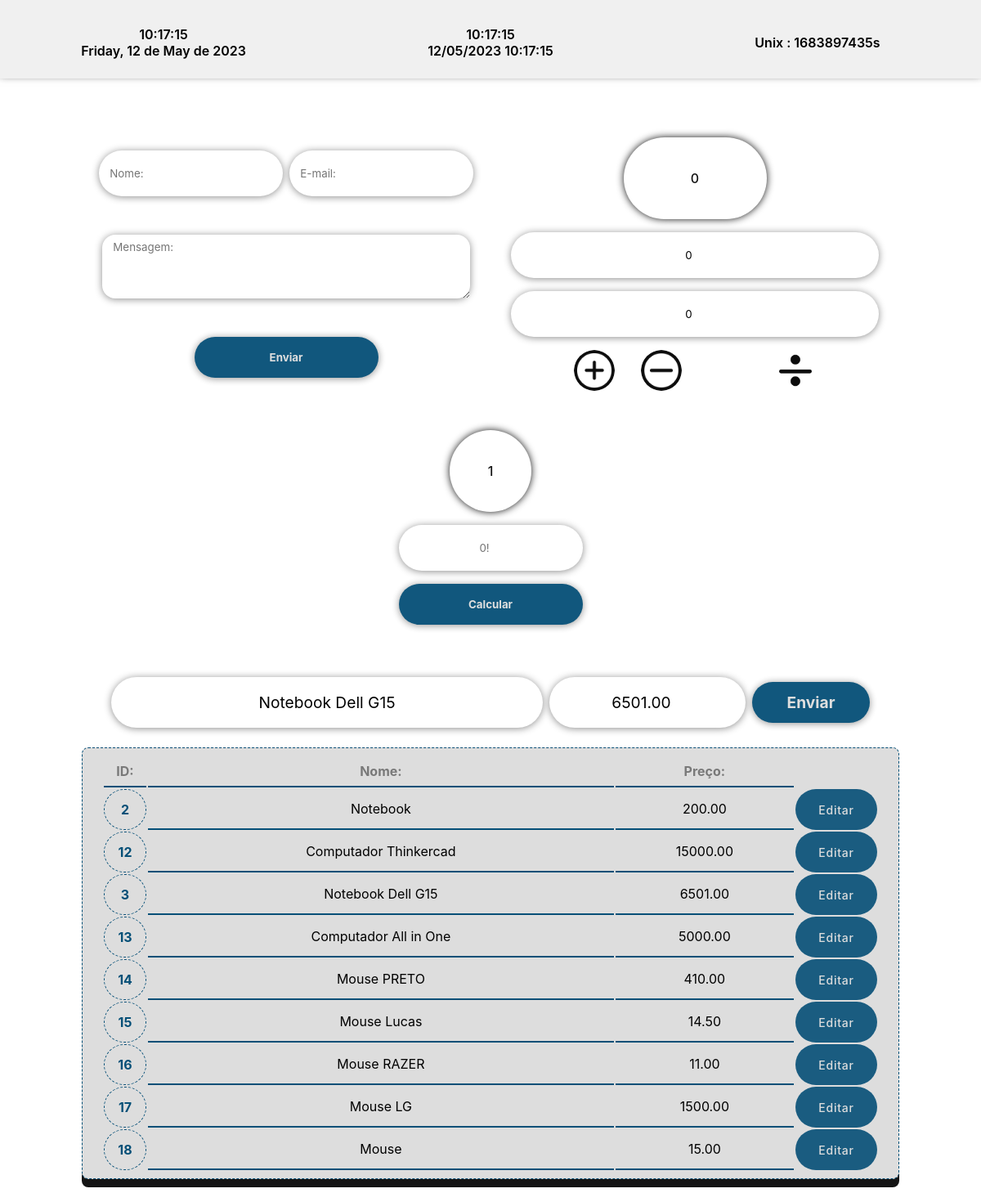
The page /index.php?id=3 on the database its author committed.
### tables this page shows
CREATE TABLE IF NOT EXISTS `produtos` (
  `id` int NOT NULL AUTO_INCREMENT,
  `nome` varchar(140) NOT NULL,
  `preco` decimal(16,2) NOT NULL,
  PRIMARY KEY (`id`)
);

### index.php (the view, shortened to what this page needs)
<?php
$resultadoF = 1;
$aux = 0;
?>
<?php
$host = "localhost";
$login = "root";
$senha = "";
$nomebd = "bd-7-em-1";
$mysqli = new mysqli($host, $login, $senha, $nomebd);
$retorno = $mysqli->query("SELECT * FROM produtos");
?>
<?php
$nomeProduto = '';
$precoProduto = '';
if ($retorno->num_rows > 0) {
    echo "<table  class='tabela'>";
    echo "
            <tr>
                <th id='thId'>ID:</th>
                <th>Nome:</th>
                <th>Preço:</th>
            </tr>
            ";
    while ($row = $retorno->fetch_assoc()) {
        echo "<tr>
                        <td id='idTabela'>" . $row["id"] . "</td>
                        <td>" . $row["nome"] . "</td>
                        <td>" . $row["preco"] . "</td>
                        <td id='botaoTabela'><a href='index.php?id=$row[id]#resultado'>Editar</a></td>
                    </tr>";
    }
    if (!empty($_GET['id'])) {
?>
<?php
        $id = $_GET['id'];
        $sqlSelect = "SELECT * FROM produtos WHERE id=$id";
        $resultadoById = $mysqli->query($sqlSelect);
        if ($resultadoById->num_rows > 0) {
            while ($produto = $resultadoById->fetch_assoc()) {
                $nomeProduto = $produto['nome'];
                $precoProduto = $produto['preco'];
            }
        }
    }
}
?>
<?php
$calc = 0;
?>
<head>
    <link rel="stylesheet" href="/assets/css/style.css">
</head>
<body>
    <nav>
        <div class="mostrahora" id="mostrahora1">
            <?php
            $data = getdate();
            print_r($data['hours'] . ':' . $data['minutes'] . ':' . $data['seconds']);
            echo "<br>";
            print_r($data['weekday'] . ', ' . $data['mday'] . ' de ' . $data['month'] . ' de ' . $data['year']);
            ?>
        </div>
        <div class="mostrahora" id="mostrahora2">
            <?php
            $data2 = new DateTime();
            echo $data2->format('H:i:s');
            echo "<br>";
            echo $data2->format('d/m/Y H:i:s');
            ?>
        </div>
        <div class="mostrahora" id="mostrahora3">
            <?php
            echo "Unix : " . strtotime("now") . 's';
            ?>
        </div>
    </nav>
    <section>
        <div class="container">
            <div class="areaMsg">
                <form action="" method="POST">
                    <input type="text" name="nome" id="" placeholder="Nome:">
                    <input type="email" name="email" id="" placeholder="E-mail:">
                    <textarea id="msg" name="msg" rows="4" cols="50" placeholder="Mensagem:"></textarea>
                    <input type="submit" value="Enviar">
                </form>
            </div>
            <div class="areaCalc">
                <form action="" method="POST" id="calc">
                    <input readonly type="text" name="" id="" value='<?php echo $calc; ?>' style="cursor:default; text-align:center; font-size:1rem; color:var(--escuro); font-weight:500; width: 35%; min-width:100px; height: 100px; border-radius: 100px; box-shadow: 0 0 10px var(--escuro);">
                    <input type="number" name="a" id="" step="any" placeholder="A:" value="0">
                    <input type="number" name="b" id="" step="any" placeholder="B:" value="0">
                    <div class="Calbtns">
                        <input type="submit" value="" name="soma" id="soma">
                        <input type="submit" value="" name="sub" id="subtrai">
                        <input type="submit" value="" name="mult">
                        <input type="submit" value="" name="div">
                    </div>
                </form>
            </div>
            <div class="areaFat">
                <form action="" method="POST" id="fat">
                    <input readonly type="text" name="" id="" min="0" value='<?php echo $resultadoF; ?>' style="cursor:default; text-align:center; font-size:1rem; color:var(--escuro); font-weight:500; height: 100px;<?php if ($resultadoF <= 999999) {
                                                                                                                                                                                                                            echo "width:100px;";
                                                                                                                                                                                                                        } ?> border-radius: 100px; box-shadow: 0 0 10px var(--escuro);">
                    <input type="number" name="fatorial" id="" min="0" placeholder='<?php echo $aux .  "!"; ?>'>
                    <input type="submit" value="Calcular" id="fat">
                </form>
            </div>
        </div>
    </section>
    <div class="areaResult" id="resultado">
        <form action="" method="POST">
            <input type="text" name="nomeItem" id="" placeholder="Nome:" value="<?php echo $nomeProduto ?>">
            <input type="number" step="any" min="0" name="precoItem" id="" placeholder="Preço:" value="<?php echo $precoProduto ?>">
            <input type="submit" name="update" value="Enviar">
        </form>
    </div>
</body>
</html>

### index.php (style rules this page uses)
.areaResult { display: flex; visibility: visible; }

### rows shown on the page
produtos: id "2", nome "Notebook", preco "200.00"
produtos: id "12", nome "Computador Thinkercad", preco "15000.00"
produtos: id "3", nome "Notebook Dell G15", preco "6501.00", nomeItem "Notebook Dell G15", precoItem "6501.00"
produtos: id "13", nome "Computador All in One", preco "5000.00"
produtos: id "14", nome "Mouse PRETO", preco "410.00"
produtos: id "15", nome "Mouse Lucas", preco "14.50"
produtos: id "16", nome "Mouse RAZER", preco "11.00"
produtos: id "17", nome "Mouse LG", preco "1500.00"
produtos: id "18", nome "Mouse", preco "15.00"
